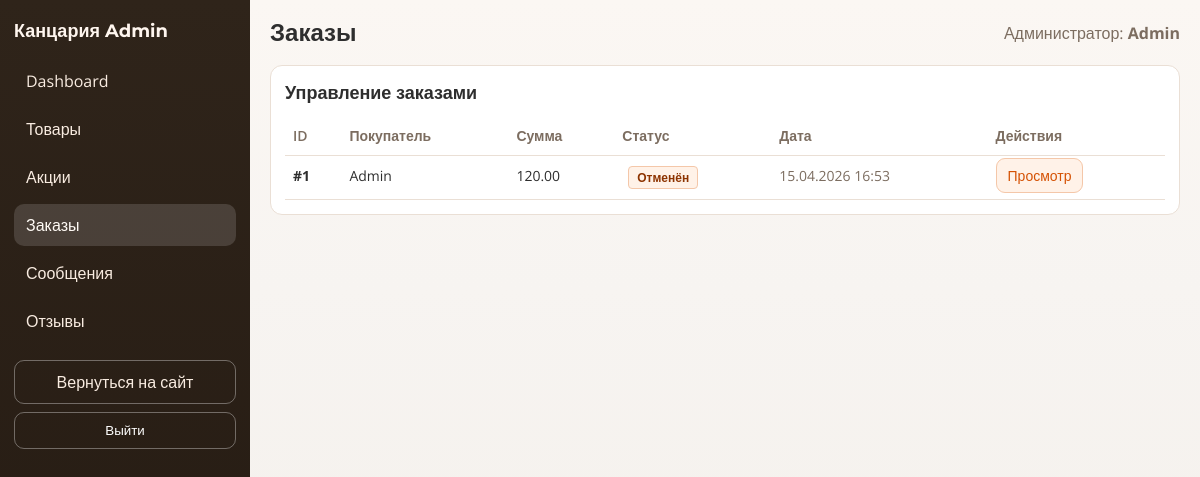
/admin/orders.php (signed in), run on the app's committed database.
### tables this page shows
CREATE TABLE `users` (
    `id` int(10) UNSIGNED NOT NULL,
    `role_id` int(10) UNSIGNED NOT NULL,
    `name` varchar(100) NOT NULL,
    `email` varchar(150) NOT NULL,
    `password_hash` varchar(255) NOT NULL,
    `phone` varchar(20) DEFAULT NULL,
    `is_verified` tinyint(1) NOT NULL DEFAULT '0',
    `email_verified_at` datetime DEFAULT NULL,
    `created_at` timestamp NULL DEFAULT CURRENT_TIMESTAMP,
    `updated_at` timestamp NULL DEFAULT CURRENT_TIMESTAMP ON UPDATE CURRENT_TIMESTAMP
);

CREATE TABLE `orders` (
    `id` int(10) UNSIGNED NOT NULL,
    `user_id` int(10) UNSIGNED NOT NULL,
    `customer_name` varchar(190) DEFAULT NULL,
    `customer_phone` varchar(50) DEFAULT NULL,
    `customer_email` varchar(190) DEFAULT NULL,
    `status_id` int(10) UNSIGNED NOT NULL,
    `delivery_method_id` int(10) UNSIGNED NOT NULL,
    `payment_method` varchar(32) NOT NULL DEFAULT 'online',
    `total_price` decimal(10, 2) NOT NULL,
    `delivery_price` decimal(10, 2) NOT NULL DEFAULT '0.00',
    `discount_total` decimal(10, 2) NOT NULL DEFAULT '0.00',
    `address` text,
    `payment_status` enum(
        'not_required',
        'pending_payment',
        'paid',
        'failed'
    ) NOT NULL DEFAULT 'not_required',
    `payment_id` varchar(128) DEFAULT NULL,
    `paid_at` timestamp NULL DEFAULT NULL,
    `created_at` timestamp NOT NULL DEFAULT CURRENT_TIMESTAMP,
    `updated_at` timestamp NOT NULL DEFAULT CURRENT_TIMESTAMP ON UPDATE CURRENT_TIMESTAMP
);

CREATE TABLE `order_statuses` (
    `id` int(10) UNSIGNED NOT NULL,
    `name` varchar(50) NOT NULL
);

### admin/includes/bootstrap.php (called while the page is built, shortened)
<?php
function admin_e($value): string
{
    return htmlspecialchars((string)$value, ENT_QUOTES, 'UTF-8');
}
function admin_safe_int($value, int $default = 0): int
{
    return is_numeric($value) ? (int)$value : $default;
}

### admin/includes/auth.php (called while the page is built, shortened)
<?php
require_once __DIR__ . '/bootstrap.php';
function admin_current_user(): ?array
{
    global $pdo;
    $sessionAdminId = admin_safe_int($_SESSION['admin_user_id'] ?? 0);
    try {
        $stmt = $pdo->prepare(
            'SELECT u.id, u.name, u.email
             FROM users u
             INNER JOIN roles r ON r.id = u.role_id
             WHERE u.id = ? AND r.name = ? LIMIT 1'
        );
        $stmt->execute([$sessionAdminId, 'admin']);
        $user = $stmt->fetch();
        return is_array($user) ? $user : null;
    } catch (Throwable $e) {
        admin_log_error('admin_current_user', $e);
        return null;
    }
}
function admin_require_auth(): array
{
    $user = admin_current_user();
    return $user;
}

### admin/orders.php (the view, shortened to what this page needs)
<?php
require_once __DIR__ . '/includes/layout.php';
global $pdo;
$orders = [];
$page = max(1, admin_safe_int($_GET['page'] ?? 1, 1));
$perPage = 50;
$offset = ($page - 1) * $perPage;
try {
    $stmt = $pdo->prepare(
        'SELECT o.id, o.total_price, o.created_at, o.status_id,
                o.customer_name, u.name AS user_name,
                os.name AS status_name
         FROM orders o
         LEFT JOIN users u ON u.id = o.user_id
         LEFT JOIN order_statuses os ON os.id = o.status_id
         ORDER BY o.created_at DESC
         LIMIT :limit OFFSET :offset'
    );
    $stmt->bindValue(':limit', $perPage, PDO::PARAM_INT);
    $stmt->bindValue(':offset', $offset, PDO::PARAM_INT);
    $stmt->execute();
    $orders = $stmt->fetchAll() ?: [];
} catch (Throwable $e) {
    admin_log_error('orders_list', $e);
}
admin_render_header('Заказы', 'orders');
?>
<section class="admin-table-wrap">
    <div class="admin-section-head">
        <h2>Управление заказами</h2>
    </div>
    <table class="admin-table">
        <thead>
            <tr>
                <th>ID</th>
                <th>Покупатель</th>
                <th>Сумма</th>
                <th>Статус</th>
                <th>Дата</th>
                <th>Действия</th>
            </tr>
        </thead>
        <tbody>
            <?php if (!$orders): ?>
                <tr>
                    <td colspan="6">Заказов пока нет.</td>
                </tr>
            <?php else: ?>
                <?php foreach ($orders as $order): ?>
                    <?php
                    $displayName = (string)($order['customer_name'] ?: $order['user_name'] ?: 'Гость');
                    $statusClass = '';
                    ?>
                    <tr>
                        <td><strong>#<?php echo admin_e((string)$order['id']); ?></strong></td>
                        <td><?php echo admin_e($displayName); ?></td>
                        <td><?php echo admin_e(number_format((float)$order['total_price'], 2, '.', ' ')); ?></td>
                        <td>
                            <span class="admin-status-tag <?php echo $statusClass; ?>">
                                <?php echo admin_e((string)($order['status_name'] ?? '—')); ?>
                            </span>
                        </td>
                        <td class="admin-list__item-note"><?php echo admin_e(date('d.m.Y H:i', strtotime((string)$order['created_at']))); ?></td>
                        <td><a class="admin-link-btn" href="/admin/order_view.php?id=<?php echo admin_e((string)$order['id']); ?>">Просмотр</a></td>
                    </tr>
                <?php endforeach; ?>
            <?php endif; ?>
        </tbody>
    </table>
</section>
<?php admin_render_footer(); ?>

### admin/includes/layout.php (shortened to what this page needs)
<?php
require_once __DIR__ . '/auth.php';
function admin_nav_items(): array
{
    return [
        'dashboard'  => ['label' => 'Dashboard', 'href' => '/admin/index.php'],
        'products'   => ['label' => 'Товары', 'href' => '/admin/products.php'],
        'promotions' => ['label' => 'Акции', 'href' => '/admin/promotions.php'],
        'orders'     => ['label' => 'Заказы', 'href' => '/admin/orders.php'],
        'messages'   => ['label' => 'Сообщения', 'href' => '/admin/messages.php'],
        'reviews'    => ['label' => 'Отзывы', 'href' => '/admin/reviews.php'],
    ];
}
function admin_render_header(string $title, string $active = ''): void
{
    $user = admin_require_auth();
    $nav = admin_nav_items();
?>
    <!DOCTYPE html>
    <html lang="ru">
    <head>
        <link rel="stylesheet" href="/admin/assets/css/admin-base.css">
        <link rel="stylesheet" href="/admin/assets/css/admin-layout.css">
        <link rel="stylesheet" href="/admin/assets/css/admin-components.css">
        <link rel="stylesheet" href="/admin/assets/css/admin-modules.css">
        <link rel="stylesheet" href="/admin/assets/css/admin-responsive.css">
    </head>
    <body class="admin-body">
        <div class="admin-shell">
            <aside class="admin-sidebar">
                <a class="admin-brand" href="/admin/index.php">Канцария <span>Admin</span></a>
                <nav class="admin-nav">
                    <?php foreach ($nav as $key => $item): ?>
                        <a class="admin-nav__item <?php echo $active === $key ? 'is-active' : ''; ?>"
                            href="<?php echo admin_e($item['href']); ?>">
                            <?php echo admin_e($item['label']); ?>
                        </a>
                    <?php endforeach; ?>
                </nav>
                <div class="admin-sidebar-footer">
                    <a class="admin-back-link" href="/index.php">Вернуться на сайт</a>
                    <form method="post" action="/admin/api/logout.php" class="admin-logout-form"
                        onsubmit="return confirm('Выйти из системы?');">
                        <button class="admin-logout-btn" type="submit">Выйти</button>
                    </form>
                </div>
            </aside>
            <main class="admin-main">
                <header class="admin-topbar">
                    <h1 class="admin-title"><?php echo admin_e($title); ?></h1>
                    <div class="admin-user">
                        <span class="admin-user__role">Администратор:</span>
                        <strong><?php echo admin_e($user['name'] ?? 'Admin'); ?></strong>
                    </div>
                </header>
                <div class="admin-content">
                <?php
}
function admin_render_footer(array $scripts = []): void
{
    ?>
                </div>
            </main>
        </div>
    </body>
    </html>
<?php
}

### admin/assets/css/admin-base.css (style rules this page uses)
:root { --bg: #f7f4f1; --panel: #ffffff; --line: #eadfd5; --text: #2e2e2e; --muted: #7c6d60; --brand: #d55204; --brand-soft: #fff2e8; --danger: #b42318; --success: #087443; --warning: #9a6700; }
* { box-sizing: border-box; }
body { margin: 0; font-family: "Open Sans", sans-serif; color: var(--text); background: linear-gradient(180deg, #fbf7f3 0%, #f7f4f1 36%, #f3efea 100%); }

### admin/assets/css/admin-layout.css (style rules this page uses)
.admin-shell { min-height: 100vh; display: grid; grid-template-columns: 250px minmax(0, 1fr); }
.admin-sidebar { background: linear-gradient(180deg, #2f241a 0%, #241a12 100%); color: #f9ece1; padding: 20px 14px; display: flex; flex-direction: column; gap: 18px; }
.admin-brand { color: #fff6ef; text-decoration: none; font-family: "Montserrat", sans-serif; font-weight: 700; font-size: 18px; }
.admin-nav { display: flex; flex-direction: column; gap: 6px; }
.admin-nav__item { display: block; border-radius: 10px; padding: 10px 12px; color: #f9ece1; text-decoration: none; transition: 0.18s ease; }
.admin-nav__item:hover, .admin-nav__item.is-active { background: rgba(255, 255, 255, 0.14); color: #fffaf5; }
.admin-logout-form { margin-top: 8px; }
.admin-logout-btn { width: 100%; border: 1px solid rgba(255, 255, 255, 0.34); background: transparent; color: #fff; border-radius: 10px; padding: 10px 12px; cursor: pointer; }
.admin-back-link { margin-top: auto; display: block; text-decoration: none; color: #f9ece1; border: 1px solid rgba(255, 255, 255, 0.34); border-radius: 10px; padding: 10px 12px; text-align: center; }
.admin-main { padding: 18px 20px 30px; }
.admin-topbar { display: flex; justify-content: space-between; align-items: center; margin-bottom: 18px; }
.admin-title { margin: 0; font-family: "Montserrat", sans-serif; font-size: 24px; }
.admin-user { color: var(--muted); }

### admin/assets/css/admin-components.css (style rules this page uses)
.admin-table-wrap, .admin-form-wrap { background: var(--panel); border: 1px solid var(--line); border-radius: 12px; padding: 14px; overflow: hidden; }
.admin-section-head { display: flex; justify-content: space-between; align-items: center; gap: 12px; margin-bottom: 12px; }
.admin-section-head h2 { margin: 0; font-size: 18px; }
.admin-link-btn { text-decoration: none; background: var(--brand-soft); border: 1px solid #f4c7a9; color: var(--brand); border-radius: 9px; padding: 7px 11px; font-size: 14px; }
.admin-table { width: 100%; border-collapse: collapse; }
.admin-table th, .admin-table td { border-bottom: 1px solid var(--line); text-align: left; padding: 10px 8px; font-size: 14px; vertical-align: top; }
.admin-table th { color: var(--muted); font-weight: 600; }

### admin/assets/css/admin-modules.css (style rules this page uses)
.admin-list__item-note { font-size: 12px; color: var(--muted); }
.admin-status-tag { display: inline-block; margin-left: 6px; border-radius: 4px; border: 1px solid #f4c7a9; background: #fff2e8; color: #8d3300; font-size: 12px; font-weight: 600; padding: 2px 8px; }

### data on the page
users: name "Admin"
orders: id "1", customer_name "Admin", total_price "120.00", status.name "Отменён", created_at "15.04.2026 16:53"

### other printed values
admin_e($item['label']) "Dashboard"
admin_e($item['label']) "Товары"
admin_e($item['label']) "Акции"
admin_e($item['label']) "Заказы"
admin_e($item['label']) "Сообщения"
admin_e($item['label']) "Отзывы"
admin_e($title) "Заказы"
